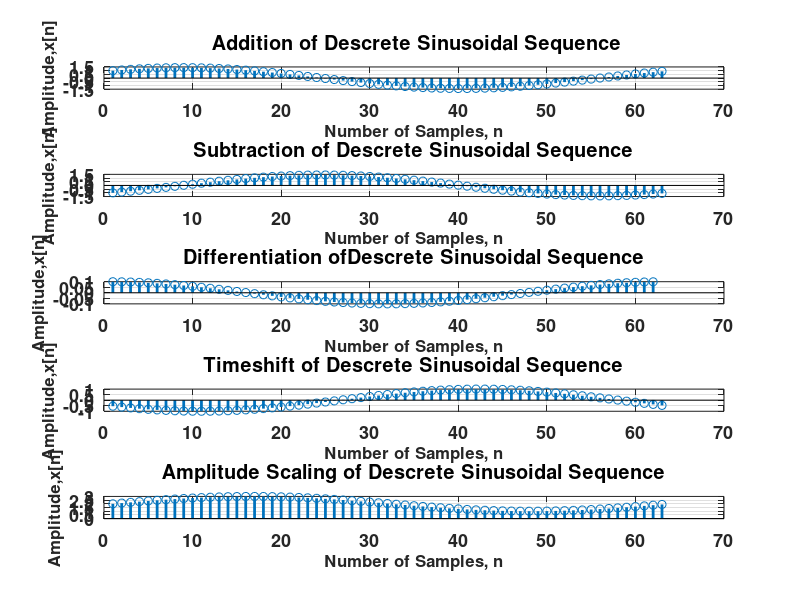

Recreate this plot in MATLAB.
clc 
clear all
t=0:0.1:2*pi
t0=10
x=sin(t)
y=cos(t)
addz=x+y
subbz=x-y
di=diff(x)
timeshift=sin(t+t0)
amplitude_scaling=sin(t)+2
%div=x/y
figure(1)
stem(x, "LineWidth",2)
set (gca, 'fontsize',13,'fontweight','bold')
title('Descrete Sin Sequence')
xlabel('Number of Samples, n','fontsize',12,'fontweight','bold')
ylabel('Amplitude,x[n]','fontsize',12,'fontweight','bold')
grid on

stem(y, "LineWidth",2)
set (gca, 'fontsize',13,'fontweight','bold')
title('Descrete Cos Sequence')
xlabel('Number of Samples, n','fontsize',12,'fontweight','bold')
ylabel('Amplitude,x[n]','fontsize',12,'fontweight','bold')
grid on
subplot(5,1,1)
stem(addz, "LineWidth",2)
set (gca, 'fontsize',13,'fontweight','bold')
title(' Addition of Descrete Sinusoidal Sequence')
xlabel('Number of Samples, n','fontsize',12,'fontweight','bold')
ylabel('Amplitude,x[n]','fontsize',12,'fontweight','bold')
grid on
hold on
subplot(5,1,2)
stem(subbz, "LineWidth",2)
set (gca, 'fontsize',13,'fontweight','bold')
title('Subtraction of Descrete Sinusoidal Sequence')
xlabel('Number of Samples, n','fontsize',12,'fontweight','bold')
ylabel('Amplitude,x[n]','fontsize',12,'fontweight','bold')
grid on
hold on
subplot(5,1,3)
stem(di, "LineWidth",2)
set (gca, 'fontsize',13,'fontweight','bold')
title('Differentiation ofDescrete Sinusoidal Sequence')
xlabel('Number of Samples, n','fontsize',12,'fontweight','bold')
ylabel('Amplitude,x[n]','fontsize',12,'fontweight','bold')
grid on
hold on
subplot(5,1,4)
stem(timeshift, "LineWidth",2)
set (gca, 'fontsize',13,'fontweight','bold')
title('Timeshift of Descrete Sinusoidal Sequence')
xlabel('Number of Samples, n','fontsize',12,'fontweight','bold')
ylabel('Amplitude,x[n]','fontsize',12,'fontweight','bold')
grid on
hold on
subplot(5,1,5)
stem(amplitude_scaling, "LineWidth",2)
set (gca, 'fontsize',13,'fontweight','bold')
title('Amplitude Scaling of Descrete Sinusoidal Sequence')
xlabel('Number of Samples, n','fontsize',12,'fontweight','bold')
ylabel('Amplitude,x[n]','fontsize',12,'fontweight','bold')
grid on
